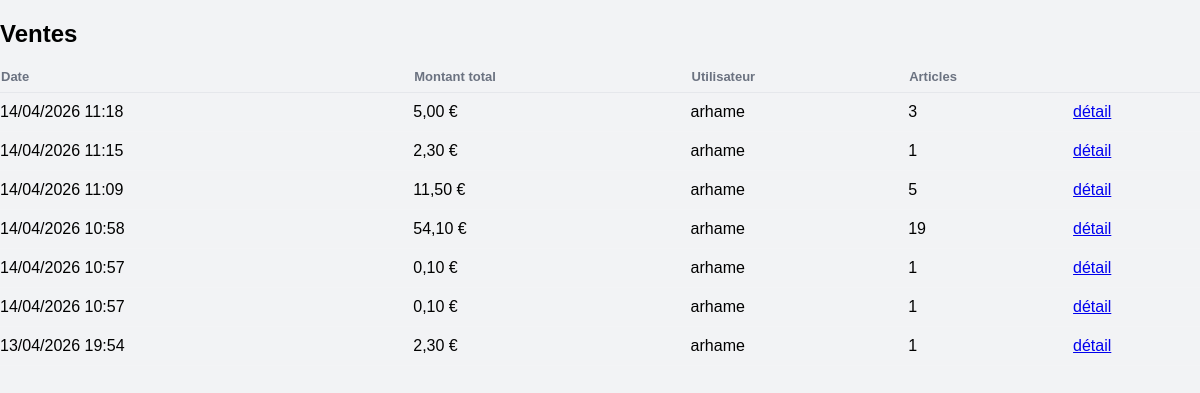
The app's page /ventes.php with its own data.
### tables this page shows
CREATE TABLE `ventes` (
  `id_vente` int(11) NOT NULL,
  `date_vente` datetime NOT NULL,
  `id_user` int(11) NOT NULL,
  `montant_total` decimal(10,2) NOT NULL,
  `nb_articles` int(11) NOT NULL
);

CREATE TABLE `utilisateurs` (
  `id_user` int(11) NOT NULL,
  `nom_utilisateur` varchar(50) NOT NULL,
  `mot_de_passe` varchar(255) NOT NULL,
  `email` varchar(255) NOT NULL
);

### ventes.php (the view, shortened to what this page needs)
<?php
require 'db.php';
$sql = "SELECT v.*, u.nom_utilisateur AS utilisateur
        FROM ventes v
        JOIN utilisateurs u ON u.id_user = v.id_user
        ORDER BY v.date_vente DESC";
$stmt = $pdo->query($sql);
$ventes = $stmt->fetchAll(PDO::FETCH_ASSOC);
?>
<!DOCTYPE html>
<html>
<head>
    <link rel="stylesheet" href="style.css">
</head>
<body>
<h2>Ventes</h2>
<table class="ticket-table">
    <thead>
        <tr>
            <th>Date</th>
            <th>Montant total</th>
            <th>Utilisateur</th>
            <th>Articles</th>
            <th></th>
        </tr>
    </thead>
    <tbody>
        <?php if (empty($ventes)): ?>
            <tr><td colspan="5">Aucune vente</td></tr>
        <?php else: ?>
            <?php foreach ($ventes as $v): ?>
                <tr>
                    <td><?= date("d/m/Y H:i", strtotime($v['date_vente'])) ?></td>
                    <td><?= number_format($v['montant_total'], 2, ',', ' ') ?> €</td>
                    <td><?= htmlspecialchars($v['utilisateur']) ?></td>
                    <td><?= $v['nb_articles'] ?></td>
                    <td><a href="vente_detail.php?id=<?= $v['id_vente'] ?>">détail</a></td>
                </tr>
            <?php endforeach; ?>
        <?php endif; ?>
    </tbody>
</table>
</body>
</html>

### style.css (style rules this page uses)
body { margin: 0; font-family: "Segoe UI", Arial, sans-serif; background: #f3f4f6; }
.ticket-table { width: 100%; border-collapse: collapse; }
.ticket-table th { text-align: left; font-size: 13px; color: #6b7280; border-bottom: 1px solid #e5e7eb; padding-bottom: 8px; }
.ticket-table td { padding: 10px 0; border-bottom: 1px solid #f3f4f6; }
body { margin: 0; font-family: Arial, sans-serif; background: #f2f3f5; }

### records on screen
ventes: date_vente "14/04/2026 11:18", montant_total "5,00", id_user.nom_utilisateur "arhame", nb_articles "3"
ventes: date_vente "14/04/2026 11:15", montant_total "2,30", id_user.nom_utilisateur "arhame", nb_articles "1"
ventes: date_vente "14/04/2026 11:09", montant_total "11,50", id_user.nom_utilisateur "arhame", nb_articles "5"
ventes: date_vente "14/04/2026 10:58", montant_total "54,10", id_user.nom_utilisateur "arhame", nb_articles "19"
ventes: date_vente "14/04/2026 10:57", montant_total "0,10", id_user.nom_utilisateur "arhame", nb_articles "1"
ventes: date_vente "14/04/2026 10:57", montant_total "0,10", id_user.nom_utilisateur "arhame", nb_articles "1"
ventes: date_vente "13/04/2026 19:54", montant_total "2,30", id_user.nom_utilisateur "arhame", nb_articles "1"
